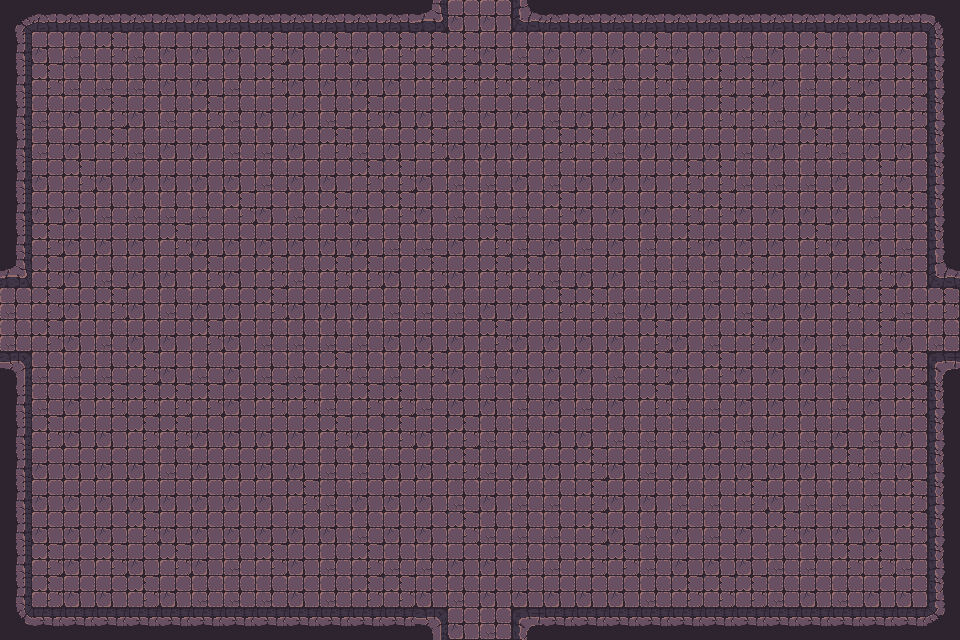

A 2D game scene composited from a Tiled map and its tileset images. What follows is a short description and the map's XML, with every tile layer's data as written:
An orthogonal 30x20 tile map with 32x32 px tiles, 1 tile layer (Tile layer 1), 2 tilesets and 57 objects.

<map version="1.10" tiledversion="1.11.2" orientation="orthogonal" renderorder="right-down" width="30" height="20" tilewidth="32" tileheight="32" infinite="0" nextlayerid="3" nextobjectid="1">
    <tileset firstgid="1" name="Town Tileset" tilewidth="32" tileheight="32" tilecount="64" columns="8">
        <image source="../../../tiles/World H Tileset.png" trans="ff00ff" width="256" height="256" />
        <tile id="4">
            <objectgroup draworder="index" id="2">
                <object id="1" x="0" y="0" width="32" height="32" />
            </objectgroup>
        </tile>
        <tile id="5">
            <objectgroup draworder="index" id="2">
                <object id="1" x="0" y="0" width="32" height="32" />
            </objectgroup>
        </tile>
        <tile id="6">
            <objectgroup draworder="index" id="2">
                <object id="1" x="0" y="0" width="32" height="32" />
            </objectgroup>
        </tile>
        <tile id="7">
            <objectgroup draworder="index" id="2">
                <object id="1" x="0" y="0" width="32" height="32" />
            </objectgroup>
        </tile>
        <tile id="8">
            <objectgroup draworder="index" id="2">
                <object id="1" x="0" y="0" width="32" height="32" />
            </objectgroup>
        </tile>
        <tile id="10">
            <objectgroup draworder="index" id="2">
                <object id="1" x="0" y="32" width="32" height="0" />
            </objectgroup>
        </tile>
        <tile id="11">
            <objectgroup draworder="index" id="2">
                <object id="1" x="0" y="32" width="32" height="0" />
                <object id="2" x="32" y="0" width="0" height="32" />
            </objectgroup>
        </tile>
        <tile id="12">
            <objectgroup draworder="index" id="2">
                <object id="1" x="32" y="0" width="0" height="32" />
            </objectgroup>
        </tile>
        <tile id="13">
            <objectgroup draworder="index" id="2">
                <object id="1" x="0" y="32" width="32" height="0" />
                <object id="2" x="0" y="32" width="32" height="0" />
                <object id="3" x="0" y="0" width="0" height="32" />
            </objectgroup>
        </tile>
        <tile id="14">
            <objectgroup draworder="index" id="2">
                <object id="1" x="0" y="0" width="0" height="32" />
            </objectgroup>
        </tile>
        <tile id="16">
            <objectgroup draworder="index" id="2">
                <object id="1" x="0" y="0" width="32" height="32" />
            </objectgroup>
        </tile>
        <tile id="24">
            <objectgroup draworder="index" id="2">
                <object id="1" x="0" y="0" width="32" height="32" />
            </objectgroup>
        </tile>
    </tileset>
    <tileset firstgid="65" name="Dungeon Crawler Tileset" tilewidth="32" tileheight="32" tilecount="100" columns="10">
        <image source="../../../tiles/Dungeon_Tile.png" trans="" width="320" height="320" />
        <tile id="2">
            <objectgroup draworder="index" id="2">
                <object id="1" x="0" y="0" width="32" height="32" />
            </objectgroup>
        </tile>
        <tile id="3">
            <objectgroup draworder="index" id="2">
                <object id="1" x="0" y="0" width="32" height="32" />
            </objectgroup>
        </tile>
        <tile id="4">
            <objectgroup draworder="index" id="2">
                <object id="1" x="0" y="0" width="32" height="32" />
            </objectgroup>
        </tile>
        <tile id="5">
            <objectgroup draworder="index" id="2">
                <object id="1" x="0" y="0" width="32" height="32" />
            </objectgroup>
        </tile>
        <tile id="6">
            <objectgroup draworder="index" id="2">
                <object id="1" x="0" y="0" width="32" height="32" />
            </objectgroup>
        </tile>
        <tile id="8">
            <objectgroup draworder="index" id="2">
                <object id="1" x="0" y="0" width="32" height="32" />
            </objectgroup>
        </tile>
        <tile id="12">
            <objectgroup draworder="index" id="2">
                <object id="1" x="0" y="0" width="32" height="32" />
            </objectgroup>
        </tile>
        <tile id="13">
            <objectgroup draworder="index" id="2">
                <object id="1" x="0" y="0" width="32" height="32" />
            </objectgroup>
        </tile>
        <tile id="14">
            <objectgroup draworder="index" id="2">
                <object id="1" x="0" y="0" width="32" height="32" />
            </objectgroup>
        </tile>
        <tile id="15">
            <objectgroup draworder="index" id="2">
                <object id="1" x="0" y="0" width="32" height="32" />
            </objectgroup>
        </tile>
        <tile id="16">
            <objectgroup draworder="index" id="2">
                <object id="1" x="0" y="0" width="32" height="32" />
            </objectgroup>
        </tile>
        <tile id="18">
            <objectgroup draworder="index" id="2">
                <object id="1" x="0" y="0" width="32" height="32" />
            </objectgroup>
        </tile>
        <tile id="22">
            <objectgroup draworder="index" id="2">
                <object id="1" x="0" y="0" width="32" height="32" />
            </objectgroup>
        </tile>
        <tile id="23">
            <objectgroup draworder="index" id="2">
                <object id="1" x="0" y="0" width="32" height="32" />
            </objectgroup>
        </tile>
        <tile id="24">
            <objectgroup draworder="index" id="2">
                <object id="1" x="0" y="0" width="32" height="32" />
            </objectgroup>
        </tile>
        <tile id="25">
            <objectgroup draworder="index" id="2">
                <object id="1" x="0" y="0" width="32" height="32" />
            </objectgroup>
        </tile>
        <tile id="26">
            <objectgroup draworder="index" id="2">
                <object id="1" x="0" y="0" width="32" height="32" />
            </objectgroup>
        </tile>
        <tile id="28">
            <objectgroup draworder="index" id="2">
                <object id="1" x="0" y="0" width="32" height="32" />
            </objectgroup>
        </tile>
        <tile id="32">
            <objectgroup draworder="index" id="2">
                <object id="1" x="0" y="0" width="32" height="32" />
            </objectgroup>
        </tile>
        <tile id="33">
            <objectgroup draworder="index" id="2">
                <object id="1" x="0" y="0" width="32" height="32" />
            </objectgroup>
        </tile>
        <tile id="34">
            <objectgroup draworder="index" id="2">
                <object id="1" x="0" y="0" width="32" height="32" />
            </objectgroup>
        </tile>
        <tile id="35">
            <objectgroup draworder="index" id="2">
                <object id="1" x="0" y="0" width="32" height="32" />
            </objectgroup>
        </tile>
        <tile id="36">
            <objectgroup draworder="index" id="2">
                <object id="1" x="0" y="0" width="32" height="32" />
            </objectgroup>
        </tile>
        <tile id="38">
            <objectgroup draworder="index" id="2">
                <object id="1" x="0" y="0" width="32" height="32" />
            </objectgroup>
        </tile>
        <tile id="42">
            <objectgroup draworder="index" id="2">
                <object id="1" x="0" y="0" width="32" height="32" />
            </objectgroup>
        </tile>
        <tile id="43">
            <objectgroup draworder="index" id="2">
                <object id="1" x="0" y="0" width="32" height="32" />
            </objectgroup>
        </tile>
        <tile id="44">
            <objectgroup draworder="index" id="2">
                <object id="1" x="0" y="0" width="32" height="32" />
            </objectgroup>
        </tile>
        <tile id="45">
            <objectgroup draworder="index" id="2">
                <object id="1" x="0" y="0" width="32" height="32" />
            </objectgroup>
        </tile>
        <tile id="46">
            <objectgroup draworder="index" id="2">
                <object id="1" x="0" y="0" width="32" height="32" />
            </objectgroup>
        </tile>
        <tile id="48">
            <objectgroup draworder="index" id="2">
                <object id="1" x="0" y="0" width="32" height="32" />
            </objectgroup>
        </tile>
        <tile id="52">
            <objectgroup draworder="index" id="2">
                <object id="1" x="0" y="0" width="32" height="32" />
            </objectgroup>
        </tile>
        <tile id="53">
            <objectgroup draworder="index" id="2">
                <object id="1" x="0" y="0" width="32" height="32" />
            </objectgroup>
        </tile>
        <tile id="54">
            <objectgroup draworder="index" id="2">
                <object id="1" x="0" y="0" width="32" height="32" />
            </objectgroup>
        </tile>
        <tile id="55">
            <objectgroup draworder="index" id="2">
                <object id="1" x="0" y="0" width="32" height="32" />
            </objectgroup>
        </tile>
        <tile id="56">
            <objectgroup draworder="index" id="2">
                <object id="1" x="0" y="0" width="32" height="32" />
            </objectgroup>
        </tile>
        <tile id="58">
            <objectgroup draworder="index" id="2">
                <object id="1" x="0" y="0" width="32" height="32" />
            </objectgroup>
        </tile>
        <tile id="62">
            <objectgroup draworder="index" id="2">
                <object id="1" x="0" y="0" width="32" height="32" />
            </objectgroup>
        </tile>
        <tile id="63">
            <objectgroup draworder="index" id="2">
                <object id="1" x="0" y="0" width="32" height="32" />
            </objectgroup>
        </tile>
        <tile id="64">
            <objectgroup draworder="index" id="2">
                <object id="1" x="0" y="0" width="32" height="32" />
            </objectgroup>
        </tile>
        <tile id="65">
            <objectgroup draworder="index" id="2">
                <object id="1" x="0" y="0" width="32" height="32" />
            </objectgroup>
        </tile>
        <tile id="66">
            <objectgroup draworder="index" id="2">
                <object id="1" x="0" y="0" width="32" height="32" />
            </objectgroup>
        </tile>
        <tile id="68">
            <objectgroup draworder="index" id="2">
                <object id="1" x="0" y="0" width="32" height="32" />
            </objectgroup>
        </tile>
    </tileset>
    <layer id="1" name="Tile layer 1" width="30" height="20">
        <data encoding="csv">
67,68,68,68,68,68,68,68,68,68,68,68,68,103,75,75,100,68,68,68,68,68,68,68,68,68,68,68,68,69,
77,75,66,65,66,75,75,75,65,75,65,75,65,65,65,75,66,75,75,75,65,75,75,66,75,65,66,75,75,79,
77,65,66,66,66,75,75,66,65,75,75,75,75,65,65,65,65,75,65,66,65,66,65,65,75,66,65,75,65,79,
77,66,75,65,75,66,65,66,75,75,66,65,75,75,66,75,75,66,75,75,75,75,65,65,66,75,65,75,65,79,
77,66,75,65,66,75,75,66,66,75,65,66,75,65,75,75,75,65,65,66,75,75,75,66,75,65,66,75,75,79,
77,75,65,75,75,75,75,75,66,75,75,65,65,75,66,66,75,66,75,75,75,65,65,66,66,66,75,65,75,79,
77,75,75,66,66,66,66,65,75,66,65,75,65,75,66,66,66,65,75,75,75,65,65,75,75,75,75,66,65,79,
77,65,75,75,75,65,75,75,75,75,75,75,66,66,75,65,66,75,66,75,66,65,75,75,75,65,75,75,66,79,
103,65,75,66,75,75,65,75,65,66,65,65,75,65,75,65,65,66,75,75,66,66,66,65,75,75,75,65,75,100,
66,65,75,65,75,66,75,75,65,75,75,75,66,66,66,75,75,65,65,66,75,75,75,66,75,75,65,65,66,65,
66,65,75,66,75,75,65,75,66,66,66,66,75,75,75,65,75,75,75,75,65,75,66,65,75,75,66,65,75,66,
73,66,66,66,65,75,66,75,66,66,65,66,66,65,75,66,75,75,75,66,65,75,65,75,75,75,66,75,65,70,
77,66,75,65,65,65,65,75,65,65,66,65,65,66,75,75,66,75,66,75,65,66,66,75,75,75,66,75,65,79,
77,65,75,75,65,65,75,75,75,75,65,75,65,75,65,66,66,75,75,66,66,66,75,66,75,66,75,66,75,79,
77,75,75,75,75,66,75,75,75,75,66,66,75,75,65,66,75,75,65,75,66,75,75,75,75,75,65,66,75,79,
77,75,75,75,75,75,75,75,75,65,66,75,75,75,66,75,66,66,65,75,75,66,66,65,75,66,66,66,65,79,
77,75,75,75,65,75,75,75,75,75,75,66,75,75,65,66,66,66,65,75,66,75,66,75,65,75,75,75,65,79,
77,65,75,65,75,65,75,66,65,75,66,65,66,66,75,75,66,66,65,65,66,75,75,75,66,66,65,65,66,79,
77,65,75,75,65,75,66,66,66,75,66,65,65,75,66,75,75,75,75,75,66,65,65,65,66,75,66,75,75,79,
87,88,88,88,88,88,88,88,88,88,88,88,88,73,75,66,70,88,88,88,88,88,88,88,88,88,88,88,88,89
        </data>
    </layer>
</map>
